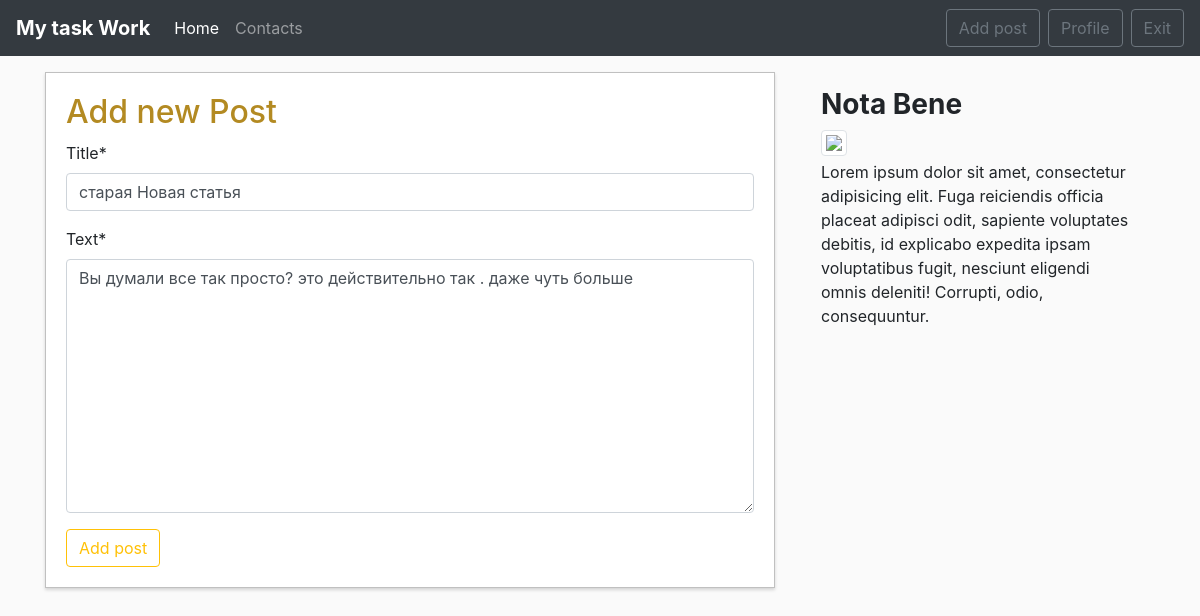
The app's page /post/7/update (signed in) with its own data.
### blog/models.py (models this page shows, shortened)
class Post(models.Model):
    title   =   models.CharField(max_length=50)
    text    =   models.TextField()
    date    =   models.DateTimeField(default = timezone.now)
    autor   =   models.ForeignKey(User, on_delete = models.CASCADE)

### blog/views.py (the view, shortened to what this page needs)
# urls.py: path('post/<int:pk>/update', views.UpdatePostView.as_view(), name='blog_update'),
class UpdatePostView(LoginRequiredMixin, UserPassesTestMixin, UpdateView):
    model = Post
    fields = [
        'title',
        'text'
    ]
    def test_func(self):
        news = self.get_object()
        if self.request.user == news.autor :
            return True
        return False

### blog/templates/blog/post_form.html (shortened to what this page needs)
{% extends 'blog/main.html' %}
{% load crispy_forms_tags%}
{% block main_section%}
<div class="form-section">
  <h2>Add new Post</h2>
  <form method="POST">
    {{ form|crispy }}
    <button type = "submit" class ="btn btn-outline-warning">Add post</button>
  </form>
</div>
{%endblock main_section%}

### blog/static/blog/main.css (style rules this page uses)
body { background: #fafafa }
.form-section { background: #fff; padding: 20px; border: 1px solid silver; box-sizing: border-box; width: 100% -webkit-box-shadow: 0 2px 3px 0 rgba(74, 74, 74, 0.21); -moz-box-shadow: 0 2px 3px 0 rgba(74, 74, 74, 0.21); box-shadow: 0 2px 3px 0 rgba(74, 74, 74, 0.21); }
.form-section > h2 { color: #b38a22; margin-bottom: 10px; }

### records on screen
Post: title "старая Новая статья", text "Вы думали все так просто? это действительно так . даже чуть больше"
